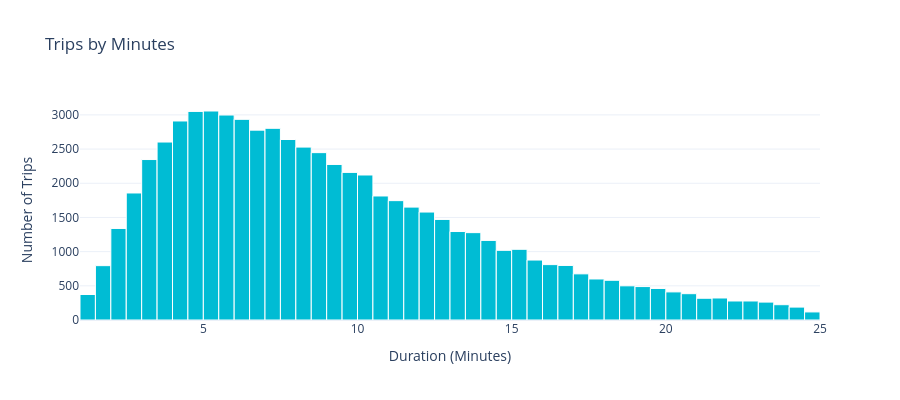

Source (notebook cell):
### Code cell
fig2 = px.histogram(
    df,
    x="duration_min",
    nbins=50,
    title="Trips by Minutes",
    color_discrete_sequence=["#00BCD4"]
)


fig2.update_traces(
    marker_line_width=1,
    marker_line_color="white"
)

fig2.update_layout(
    template="plotly_white",
    height=400,
    xaxis_title="Duration (Minutes)",
    yaxis_title="Number of Trips"
)

fig2.show()

### Figure 1 — Plotly figure (JSON) as saved in the notebook; plotly's stock layout.template omitted (floating-point values rounded to 4 significant figures; data arrays with more than 128 entries replaced by an {"elided": "..."} marker saying what was removed)
{"data": [{"bingroup": "x", "hovertemplate": "duration_min=%{x}<br>count=%{y}<extra></extra>", "legendgroup": "", "marker": {"color": "#00BCD4", "line": {"color": "white", "width": 1}, "pattern": {"shape": ""}}, "name": "", "nbinsx": 50, "orientation": "v", "showlegend": false, "type": "histogram", "x": {"elided": "66646 float values"}, "xaxis": "x", "yaxis": "y"}], "layout": {"barmode": "relative", "height": 400, "legend": {"tracegroupgap": 0}, "title": {"text": "Trips by Minutes"}, "xaxis": {"anchor": "y", "domain": [0, 1], "title": {"text": "Duration (Minutes)"}}, "yaxis": {"anchor": "x", "domain": [0, 1], "title": {"text": "Number of Trips"}}}}
